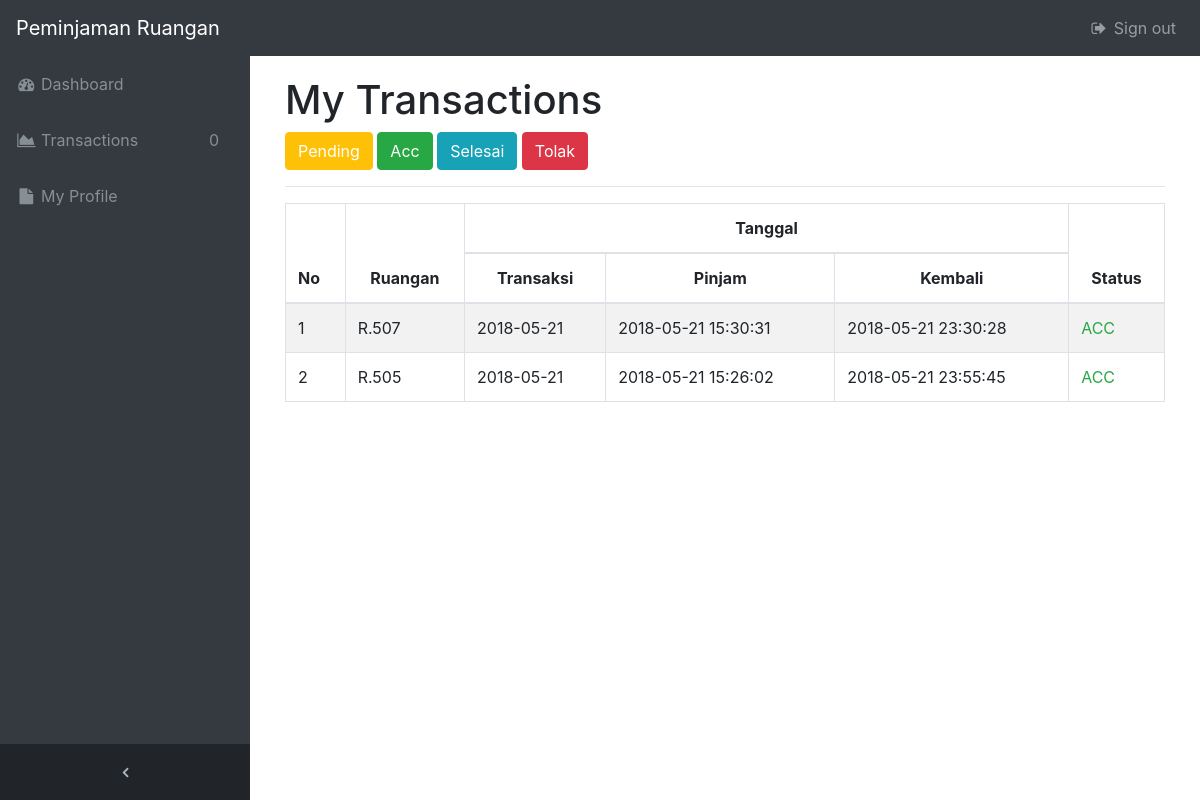
Screenshot of /transactionsuser.php (signed in) with the database file from the repository.
### tables this page shows
CREATE TABLE `transaksi` (
  `idtransaksi` int(11) NOT NULL,
  `idlogin` int(11) NOT NULL,
  `idruangan` int(11) NOT NULL,
  `tgltransaksi` date NOT NULL,
  `tglpinjam` datetime NOT NULL,
  `tglkembali` datetime NOT NULL,
  `lampiran1` varchar(100) NOT NULL COMMENT 'surjin',
  `lampiran2` varchar(100) NOT NULL COMMENT 'ktm',
  `kegiatan` varchar(300) NOT NULL,
  `status` enum('P','B','S','T','P1') NOT NULL COMMENT 'P=pending, B=booking, S=selesai, T=tolak',
  `keterangan` varchar(300) DEFAULT NULL
);

CREATE TABLE `ruangan` (
  `idruangan` int(11) NOT NULL,
  `kode` varchar(10) NOT NULL,
  `foto` varchar(100) NOT NULL,
  `nama` varchar(30) NOT NULL,
  `status` enum('A','B') NOT NULL COMMENT 'A=aktif, B=booking'
);

### transactionsuser.php (the view, shortened to what this page needs)
<?php
require("library/koneksi.php");
?>
<!DOCTYPE html>
<html lang="en">
<head>
    <link href="vendor/bootstrap/css/bootstrap.min.css" rel="stylesheet">
    <link href="css/simple-sidebar.css" rel="stylesheet">
</head>
<body>
    <div id="wrapper" class="toggled">
        <?php include("layout/menu.php");?>
        <div id="page-content-wrapper">
            <div class="container-fluid">
                <h1>My Transactions</h1>
                <a style="color: white" href="transactionsuser.php?status=P" class="btn btn-warning">Pending</a>
                <a href="transactionsuser.php?status=B" class="btn btn-success">Acc</a>
                <a href="transactionsuser.php?status=S" class="btn btn-info">Selesai</a>
                <a href="transactionsuser.php?status=T" class="btn btn-danger">Tolak</a>
                <hr>
                <table class="table table-bordered table-striped">
                    <thead>
                        <tr>
                            <th rowspan="2">No</th>
                            <th rowspan="2" class="text-center">Ruangan</th>
                            <th colspan="3" class="text-center">Tanggal</th>
                            <th rowspan="2" class="text-center">Status</th>
                        </tr>
                        <tr>
                            <th class="text-center">Transaksi</th>
                            <th class="text-center">Pinjam</th>
                            <th class="text-center">Kembali</th>
                        </tr>
                    </thead>
                    <tbody>
                        <?php
                        $getnim = $db->query("SELECT m.nim FROM login l JOIN mahasiswa m ON l.iduser = m.idmhs WHERE l.idlogin = '".$_SESSION['iduser']."'")->fetch_array();
                        if($_GET['status'] == 'P') {
                            $jml = $db->query("SELECT * FROM transaksi WHERE status = 'P' AND idlogin = '".$getnim['nim']."'")->fetch_array();
                            $sql = $db->query("SELECT * FROM transaksi WHERE status = 'P' AND idlogin = '".$getnim['nim']."' ORDER BY idtransaksi DESC");
                        } elseif ($_GET['status'] == 'B') {
                            $jml = $db->query("SELECT * FROM transaksi WHERE status = 'B' AND idlogin = '".$getnim['nim']."'")->fetch_array();
                            $sql = $db->query("SELECT * FROM transaksi WHERE status = 'B' AND idlogin = '".$getnim['nim']."' ORDER BY idtransaksi DESC");
                        } elseif ($_GET['status'] == 'S') {
                            $jml = $db->query("SELECT * FROM transaksi WHERE status = 'S' AND idlogin = '".$getnim['nim']."'")->fetch_array();
                            $sql = $db->query("SELECT * FROM transaksi WHERE status = 'S' AND idlogin = '".$getnim['nim']."' ORDER BY idtransaksi DESC");
                        } elseif ($_GET['status'] == 'T') {
                            $jml = $db->query("SELECT * FROM transaksi WHERE status = 'T' AND idlogin = '".$getnim['nim']."'")->fetch_array();
                            $sql = $db->query("SELECT * FROM transaksi WHERE status = 'T' AND idlogin = '".$getnim['nim']."' ORDER BY idtransaksi DESC");
                        } else {
                            $jml = $db->query("SELECT * FROM transaksi WHERE status = 'B' AND idlogin = '".$getnim['nim']."'")->fetch_array();
                            $sql = $db->query("SELECT * FROM transaksi WHERE status = 'B' AND idlogin = '".$getnim['nim']."' ORDER BY idtransaksi DESC");
                        }
                        if(count($jml) > 0){
                            $n=0;
                            while($dd = $sql->fetch_array()){ $n++;
                                $nmruang = $db->query("SELECT * FROM ruangan WHERE idruangan = '".$dd['idruangan']."'")->fetch_array();
                                if($dd['status'] == 'P')
                                    $st = "<a href='javascript:;' class='text-warning modalpending'>PENDING</a>";
                                elseif($dd['status'] == 'B')
                                    $st = "<a href='transactionsuserdetail.php?id=".$dd['idtransaksi']."' class='text-success'>ACC</a>";
                                elseif($dd['status'] == 'S')
                                    $st = "<a href='transactionsfeedback.php?id=".$dd['idtransaksi']."' class='text-primary'>SELESAI</a>";
                                else
                                    $st = "<a href='#myModalAlasanTolak".$n."' id='alasantolak' data-toggle='modal'  class='text-danger'>DITOLAK</a>";
                                ?>
                            <tr>
                                <td><?php echo $n;?></td>
                                <td><?php echo $nmruang['kode'];?></td>
                                <td><?php echo $dd['tgltransaksi'];?></td>
                                <td><?php echo $dd['tglpinjam'];?></td>
                                <td><?php echo $dd['tglkembali'];?></td>
                                <td><?php echo $st;?></td>
                            </tr>
                            <?php }
                        }else{
                            echo "<tr><td colspan='8' class='text-center'>nothing data found.</td></tr>";
                        } ?>
                    </tbody>
                </table>
            </div>
        </div>
    </div>
</body>
</html>

### css/simple-sidebar.css (style rules this page uses)
body, html { overflow-x: hidden; height: 100%; }
* { box-sizing: border-box; }
#wrapper { padding-left: 0; -webkit-transition: all 0.5s ease; -moz-transition: all 0.5s ease; -o-transition: all 0.5s ease; transition: all 0.5s ease; }
#wrapper.toggled { padding-left: 250px; }
#page-content-wrapper { width: 100%; position: absolute; padding: 15px; }
#wrapper.toggled #page-content-wrapper { position: absolute; margin-right: -250px; }
@media (min-width:768px) { #wrapper { padding-left: 0; } }
@media (min-width:768px) { #wrapper.toggled { padding-left: 250px; } }
@media (min-width:768px) { #page-content-wrapper { padding: 20px; position: relative; } }
@media (min-width:768px) { #wrapper.toggled #page-content-wrapper { position: relative; margin-right: 0; } }

### desain/css/sb-admin.css (style rules this page uses)
html { position: relative; min-height: 100%; }
body { overflow-x: hidden; }
body.sticky-footer { margin-bottom: 56px; }
body.fixed-nav { padding-top: 56px; }

### rows the page displays
transaksi: idruangan.kode "R.507", tgltransaksi "2018-05-21", tglpinjam "2018-05-21 15:30:31", tglkembali "2018-05-21 23:30:28"
transaksi: idruangan.kode "R.505", tgltransaksi "2018-05-21", tglpinjam "2018-05-21 15:26:02", tglkembali "2018-05-21 23:55:45"

### other values shown
$hitung2 "0"
